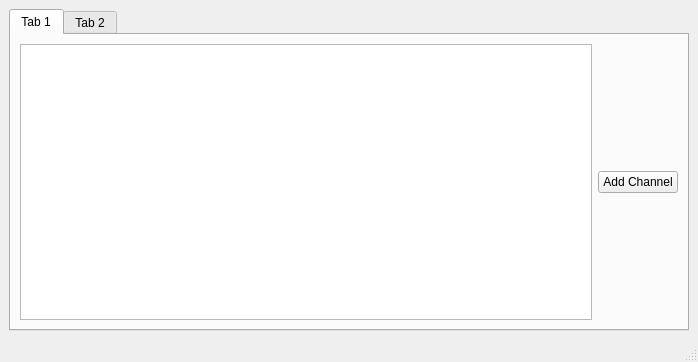
<?xml version="1.0" encoding="UTF-8"?>
<ui version="4.0">
 <class>MainWindow</class>
 <widget class="QMainWindow" name="MainWindow">
  <property name="geometry">
   <rect>
    <x>0</x>
    <y>0</y>
    <width>698</width>
    <height>362</height>
   </rect>
  </property>
  <property name="windowTitle">
   <string>MainWindow</string>
  </property>
  <widget class="QWidget" name="centralwidget">
   <property name="enabled">
    <bool>true</bool>
   </property>
   <property name="sizePolicy">
    <sizepolicy hsizetype="Expanding" vsizetype="Expanding">
     <horstretch>1</horstretch>
     <verstretch>1</verstretch>
    </sizepolicy>
   </property>
   <property name="focusPolicy">
    <enum>Qt::FocusPolicy::NoFocus</enum>
   </property>
   <layout class="QHBoxLayout" name="horizontalLayout">
    <item>
     <widget class="QTabWidget" name="tabWidget">
      <widget class="QWidget" name="tab">
       <attribute name="title">
        <string>Tab 1</string>
       </attribute>
       <layout class="QHBoxLayout" name="horizontalLayout_3">
        <item>
         <widget class="QTableView" name="tableView"/>
        </item>
        <item>
         <widget class="QPushButton" name="pushButton_2">
          <property name="text">
           <string>Add Channel</string>
          </property>
         </widget>
        </item>
       </layout>
      </widget>
      <widget class="QWidget" name="tab_2">
       <attribute name="title">
        <string>Tab 2</string>
       </attribute>
       <widget class="QPushButton" name="pushButton">
        <property name="geometry">
         <rect>
          <x>170</x>
          <y>110</y>
          <width>80</width>
          <height>24</height>
         </rect>
        </property>
        <property name="text">
         <string>PushButton</string>
        </property>
       </widget>
      </widget>
     </widget>
    </item>
   </layout>
  </widget>
  <widget class="QMenuBar" name="menubar">
   <property name="geometry">
    <rect>
     <x>0</x>
     <y>0</y>
     <width>698</width>
     <height>21</height>
    </rect>
   </property>
  </widget>
  <widget class="QStatusBar" name="statusbar"/>
 </widget>
 <resources/>
 <connections/>
</ui>
